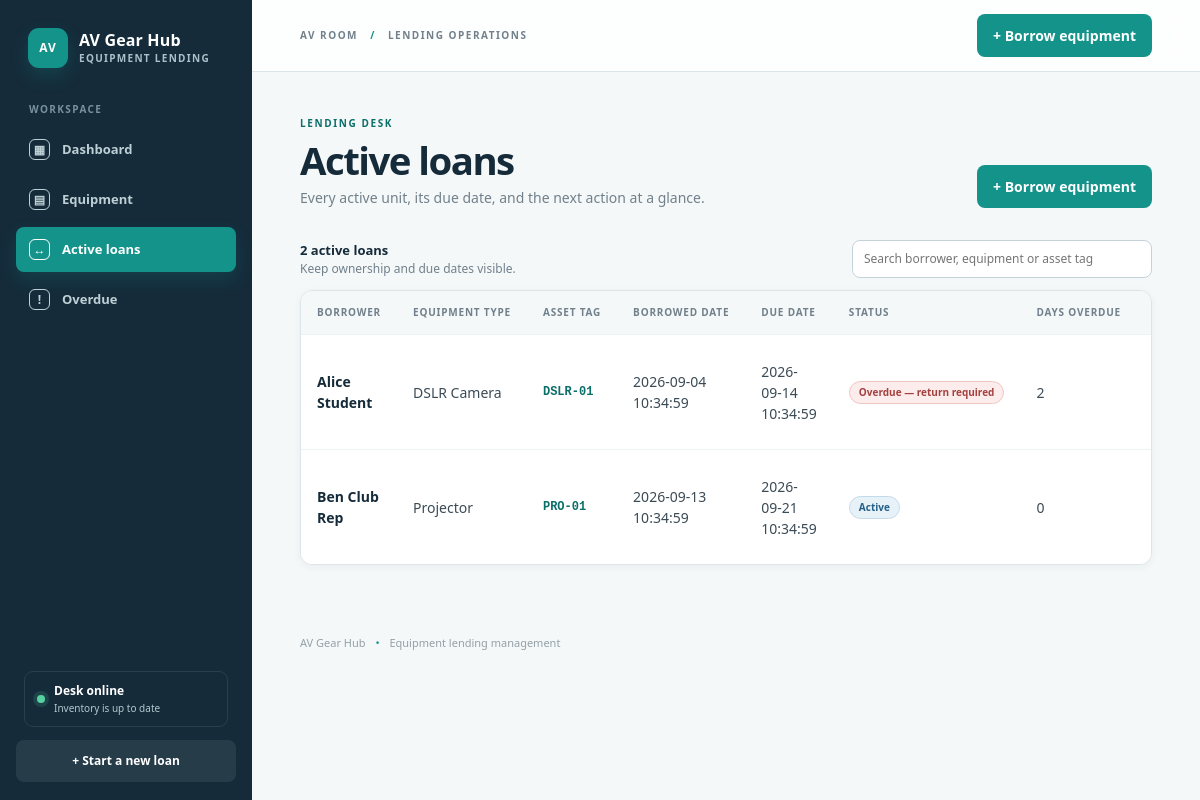
Page /loans on the committed database.
### tables this page shows
CREATE TABLE loans (
        id INTEGER PRIMARY KEY AUTOINCREMENT,
        borrower_id INTEGER NOT NULL,
        stock_unit_id INTEGER NOT NULL,
        borrowed_at TEXT NOT NULL DEFAULT CURRENT_TIMESTAMP,
        due_at TEXT NOT NULL,
        returned_at TEXT,
        status TEXT NOT NULL DEFAULT 'active',
        deposit_amount REAL NOT NULL DEFAULT 0,
        late_fee_amount REAL NOT NULL DEFAULT 0,
        refund_amount REAL NOT NULL DEFAULT 0,
        notes TEXT,
        FOREIGN KEY (borrower_id) REFERENCES users(id),
        FOREIGN KEY (stock_unit_id) REFERENCES stock_units(id),
        CHECK (status IN ('active', 'returned', 'overdue', 'cancelled')),
        CHECK (late_fee_amount >= 0),
        CHECK (refund_amount >= 0)
    );

CREATE TABLE users (
        id INTEGER PRIMARY KEY AUTOINCREMENT,
        name TEXT NOT NULL,
        email TEXT NOT NULL UNIQUE,
        role TEXT NOT NULL DEFAULT 'borrower',
        created_at TEXT NOT NULL DEFAULT CURRENT_TIMESTAMP
    );

CREATE TABLE item_types (
        id INTEGER PRIMARY KEY AUTOINCREMENT,
        name TEXT NOT NULL UNIQUE,
        category TEXT NOT NULL,
        daily_late_fee REAL NOT NULL DEFAULT 0,
        deposit_amount REAL NOT NULL DEFAULT 0,
        default_loan_days INTEGER NOT NULL DEFAULT 3,
        is_active INTEGER NOT NULL DEFAULT 1
    );

CREATE TABLE stock_units (
        id INTEGER PRIMARY KEY AUTOINCREMENT,
        item_type_id INTEGER NOT NULL,
        asset_tag TEXT NOT NULL UNIQUE,
        status TEXT NOT NULL DEFAULT 'available',
        condition_note TEXT,
        current_loan_id INTEGER,
        FOREIGN KEY (item_type_id) REFERENCES item_types(id),
        FOREIGN KEY (current_loan_id) REFERENCES loans(id),
        UNIQUE (current_loan_id)
    );

### app/routes/dashboard.py (the view)
@bp.route("/loans")
def loans():
    active_loans = get_active_loans()
    return render_template(
        "loans.html",
        active_loans=active_loans,
        current_page="loans",
    )

### app/db.py (called while the page is built)
def get_connection():
    os.makedirs(os.path.dirname(Config.DATABASE_PATH), exist_ok=True)
    connection = sqlite3.connect(Config.DATABASE_PATH)
    connection.row_factory = sqlite3.Row
    connection.execute("PRAGMA foreign_keys = ON")
    return connection

### app/templates/loans.html (shortened to what this page needs)
{% extends 'base.html' %}
{% block content %}
  <div class="page-header">
    <div><p class="eyebrow">LENDING DESK</p><h1>Active loans</h1><p>Every active unit, its due date, and the next action at a glance.</p></div>
    <div class="page-actions"><a class="button button-primary" href="{{ url_for('borrow.borrow') }}">+ Borrow equipment</a></div>
  </div>
  {% if active_loans %}
    <div class="table-toolbar"><div><strong>{{ active_loans|length }} active loan{% if active_loans|length != 1 %}s{% endif %}</strong><span class="muted">Keep ownership and due dates visible.</span></div><input class="table-filter" data-filter-input="#active-loans-table" placeholder="Search borrower, equipment or asset tag" aria-label="Search active loans"></div>
    <div class="table-wrap"><table>
      <thead>
        <tr>
          <th>Borrower</th>
          <th>Equipment type</th>
          <th>Asset tag</th>
          <th>Borrowed date</th>
          <th>Due date</th>
          <th>Status</th>
          <th>Days overdue</th>
          <th>Deposit amount</th>
        </tr>
      </thead>
      <tbody id="active-loans-table">
        {% for loan in active_loans %}
          <tr data-filter-row>
            <td class="primary-text">{{ loan.borrower }}</td>
            <td>{{ loan.equipment }}</td>
            <td class="asset-tag">{{ loan.asset_tag }}</td>
            <td>{{ loan.borrowed_at }}</td>
            <td>{{ loan.due_at }}</td>
            <td>
              {% if loan.loan_status == 'overdue' %}
                <span class="status-badge status-overdue">Overdue — return required</span>
              {% elif loan.loan_status == 'due_today' %}
                <span class="status-badge status-overdue">Due today</span>
              {% elif loan.loan_status == 'due_soon' %}
                <span class="status-badge status-borrowed">Due soon</span>
              {% else %}
                <span class="status-badge status-borrowed">Active</span>
              {% endif %}
            </td>
            <td>{% if loan.days_overdue and loan.days_overdue > 0 %}{{ loan.days_overdue }}{% else %}0{% endif %}</td>
            <td>{{ '£%.2f'|format(loan.deposit_amount) if loan.deposit_amount is not none else '£0.00' }}</td>
          </tr>
        {% endfor %}
      </tbody>
    </table></div>
  {% else %}
    <div class="empty"><strong>No active loans</strong>Every physical unit is currently available, returned, or unavailable.</div>
  {% endif %}
{% endblock %}

### app/static/css/style.css (style rules this page uses)
:root { --ink: #16212b; --navy: #152b3a; --muted: #71808b; --paper: #f5f8f9; --surface: #ffffff; --line: #dce5e9; --line-soft: #edf2f4; --teal: #14938b; --teal-dark: #0b6f6a; --teal-pale: #e7f6f3; --amber: #bd7814; --amber-pale: #fff3df; --red: #b94b49; --red-pale: #fceceb; --violet: #74508d; --violet-pale: #f2ebf7; --shadow-sm: 0 2px 8px rgba(21, 43, 58, .05); --shadow: 0 14px 35px rgba(21, 43, 58, .07); }
* { box-sizing: border-box; }
html { scroll-behavior: smooth; }
body { margin: 0; background: var(--paper); color: var(--ink); font-family: "Segoe UI", Tahoma, sans-serif; font-size: 14px; line-height: 1.5; }
a { color: var(--teal-dark); font-weight: 700; }
.page-header { display: flex; align-items: flex-end; justify-content: space-between; gap: 28px; margin-bottom: 32px; animation: rise .35s ease both; }
.page-header h1 { margin: 0 0 7px; color: var(--navy); font-size: clamp(29px, 3.2vw, 44px); line-height: 1.05; letter-spacing: -.04em; }
.page-header p { max-width: 680px; margin: 0; color: var(--muted); }
.eyebrow { margin-bottom: 9px !important; color: var(--teal-dark) !important; font-size: 10px !important; font-weight: 900; letter-spacing: .16em; }
.page-actions { display: flex; flex-wrap: wrap; gap: 9px; }
.muted { color: var(--muted); font-size: 12px; }
.button, button { display: inline-flex; align-items: center; justify-content: center; gap: 7px; border: 1px solid transparent; border-radius: 8px; padding: 10px 15px; font: inherit; font-weight: 800; text-decoration: none; cursor: pointer; transition: transform .18s ease, box-shadow .18s ease, background .18s ease, border-color .18s ease; }
.button-primary, button { background: var(--teal); color: white; }
.card, .table-wrap { border: 1px solid var(--line); border-radius: 12px; background: var(--surface); box-shadow: var(--shadow-sm); }
.table-wrap { overflow-x: auto; }
table { width: 100%; min-width: 720px; border-collapse: collapse; }
th, td { padding: 14px 16px; border-bottom: 1px solid var(--line-soft); text-align: left; vertical-align: middle; }
th { background: #f4f8f9; color: var(--muted); font-size: 10px; font-weight: 900; letter-spacing: .08em; text-transform: uppercase; white-space: nowrap; }
td { color: #3b4b56; }
tbody tr { transition: background .15s ease; }
tr:last-child td { border-bottom: 0; }
.primary-text { color: var(--navy); font-weight: 800; }
.asset-tag { color: var(--teal-dark); font-family: Consolas, monospace; font-size: 12px; font-weight: 800; }
.table-toolbar { display: flex; align-items: center; justify-content: space-between; gap: 15px; margin: 0 0 12px; }
.table-toolbar strong, .table-toolbar span { display: block; }
.table-toolbar strong { color: var(--navy); font-size: 13px; }
.table-filter { max-width: 300px; padding: 9px 11px; font-size: 12px; }
.status-badge { display: inline-flex; align-items: center; gap: 5px; padding: 5px 9px; border: 1px solid transparent; border-radius: 999px; font-size: 10px; font-weight: 900; line-height: 1.1; white-space: nowrap; }
.status-borrowed { background: #e7f1f8; border-color: #c3dbe9; color: #246087; }
.status-overdue { background: var(--red-pale); border-color: #efc5c2; color: #a4413f; }
select, input { width: 100%; padding: 11px 12px; border: 1px solid #c6d2d9; border-radius: 8px; background: white; color: var(--ink); font: inherit; }

### rows in the picture
loans: borrower "Alice Student", equipment "DSLR Camera", asset_tag "DSLR-01", borrowed_at "2026-09-04 10:34:59", due_at "2026-09-14 10:34:59", shows "Overdue — return required", days_overdue "2"
loans: borrower "Ben Club Rep", equipment "Projector", asset_tag "PRO-01", borrowed_at "2026-09-13 10:34:59", due_at "2026-09-21 10:34:59", shows "Active"

### other values in the picture
{{ active_loans|length }} "2"
